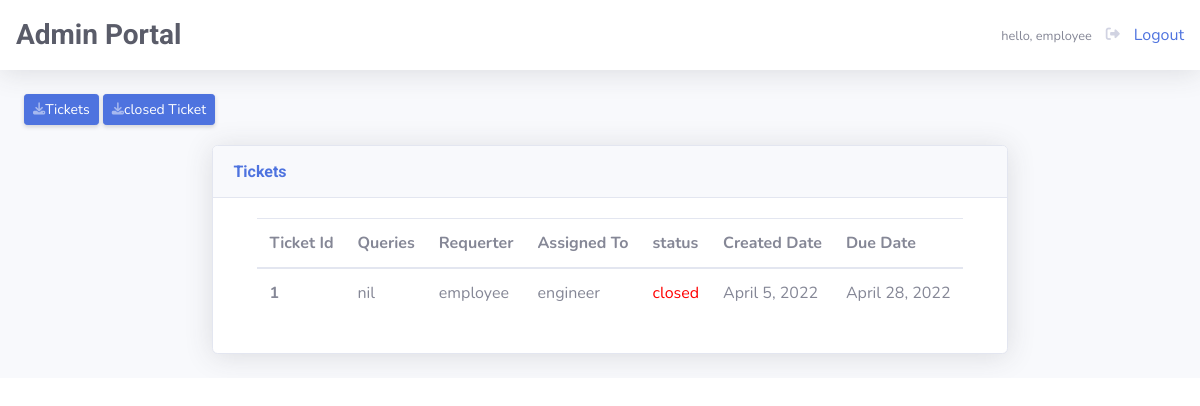
The page /adminclosed/ (signed in) on the database its author committed.
### tickets/models.py (models this page shows, shortened)
class User(AbstractUser):
    userId = models.CharField(max_length=300)
    email = models.EmailField(max_length=5000, unique=True)
    mobNo = models.CharField(max_length=13)
    address = models.TextField(max_length=2000)
    designation = models.CharField(max_length=200)
    date_joined = models.DateTimeField(auto_now_add=True)
    last_login = models.DateTimeField(null=True)
    is_superadmin=models.BooleanField('is superadmin', default=False)
    is_admin=models.BooleanField('is admin', default=False)
    is_engineer=models.BooleanField('is engineer', default=False)
    is_employee=models.BooleanField('is employee', default=False)

class Tickets(models.Model):
    Id=models.IntegerField(primary_key=True)
    username=models.CharField(max_length=100, blank=True, null=True)
    category=models.CharField(max_length=100, blank=True, null=True)
    location=models.CharField(max_length=100, blank=True, null=True)
    subfactory=models.CharField(max_length=100, blank=True, null=True)
    item=models.CharField(max_length=100, blank=True, null=True)
    queries=models.CharField(max_length=1000, blank=True, null=True)
    Description=models.TextField(max_length=1000, blank=True, null=True)
    mobileNo=models.CharField(max_length=13, blank=True, null=True)
    mail=models.CharField(max_length=1000, blank=True, null=True)
    engmobileNo=models.CharField(max_length=13, blank=True, null=True)
    engmail=models.CharField(max_length=1000, blank=True, null=True)
    priority=models.CharField(max_length=50, blank=True, null=True)
    status=models.CharField(max_length=50,blank=True, null=True)
    assigned=models.CharField(max_length=100,blank=True, null=True)
    assigned_date = models.DateField(blank=True, null=True)
    due_date=models.DateField(blank=True, null=True)
    uploadFile=models.FileField(blank=True, null=True)

### tickets/views.py (the view)
# urls.py: path('adminclosed/', views.adminclosed, name='adminclosed'),
@login_required(login_url='login')
def adminclosed(request):
    if request.user.is_authenticated:
        if request.user.is_authenticated:
            ticket=Tickets.objects.all()
            p=Paginator(Tickets.objects.all(), 10)
            page=request.GET.get('page')
            tickets=p.get_page(page)
        return render(request, 'adminclosed.html',{"ticket": ticket, "tickets":tickets})
    else:
        return render(request, 'login.html', {})

### templates/adminclosed.html (shortened to what this page needs)
{% extends 'adminbasic.html' %}
{% block content %}
<div class="col-12 d-flex justify-content-center">
<div class="card shadow mb-4">
  <div class="card-header py-3">
      <h6 class="m-0 font-weight-bold text-primary">Tickets</h6>
  </div>
  <div class="card-body">
<div class="container">
    <table class="table table-hover">
        <thead>
          <tr>
            <th scope="col">Ticket Id</th>
            <th scope="col">Queries</th>
            <th scope="col">Requerter</th>
            <th scope="col">Assigned To</th>
            <th scope="col">status</th>
            <th scope="col">Created Date</th>
            <th scope="col">Due Date</th>
          </tr>
        </thead>
        <tbody>
            {% for statuse in tickets %}
            {% if statuse.status == "closed" %}
          <tr>
            <th scope="row"> {{ statuse.Id }} </th>
            <td> {{ statuse.queries }} </td>
            <td> {{ statuse.username }} </td>
            <td> {{ statuse.assigned }} </td>
            <td style="color:red;"> {{ statuse.status }} </td>
            <td> {{ statuse.assigned_date }} </td>
            <td> {{ statuse.due_date }} </td>
        </tr>
          {% endif %}
          {% endfor %}
        </tbody>
      </table>
</div>
</div>
</div>
</div>
   {% endblock %}

### templates/adminbasic.html (shortened to what this page needs)
<!DOCTYPE html>
{% load static %}
<html lang="en">
<head>
    <link rel="stylesheet" href="{% static 'fonts/icomoon/style.css' %}">
    <link rel="stylesheet" href="{% static 'css/owl.carousel.min.css' %}">
    <link rel="stylesheet" href="{% static 'css/bootstrap.min.css' %}">
    <link rel="stylesheet" href="{% static 'css/style.css' %}">
    <link href="vendor/fontawesome-free/css/all.min.css" rel="stylesheet" type="text/css">
    <link href="css/sb-admin-2.min.css" rel="stylesheet">
</head>
<body id="page-top">
    <div id="wrapper">
        <div id="content-wrapper" class="d-flex flex-column">
            <div id="content">
                <nav class="navbar navbar-expand navbar-light bg-white topbar mb-4 static-top shadow">
                  <h1 class="h3 mb-0 text-gray-800" style="color:#38d39f;"><b>Admin Portal</b></h1>
                    <ul class="navbar-nav ml-auto">
                        {% if user.is_authenticated %}
                        <li class="nav-item dropdown no-arrow">
                            <a class="" href="#" id="userDropdown" role="button"
                                data-toggle="dropdown" aria-haspopup="true" aria-expanded="false">
                                <span class="mr-2 d-none d-lg-inline text-gray-600 small">hello, {{ user.username }}</span>
                            </a>
                            <a class="" href="{% url 'logout' %}" data-toggle="modal" data-target="#logoutModal">
                                <i class="fas fa-sign-out-alt fa-sm fa-fw mr-2 text-gray-400"></i>
                                Logout
                            </a>
                            {% endif %}
                        </li>
                    </ul>
                </nav>
                <div class="container-fluid">
                    <div style="padding-bottom:10px;">
                        <a href="{% url 'admin' %}" class="d-none d-sm-inline-block btn btn-sm btn-primary shadow-sm">Tickets</a>
                        <a href="{% url 'adminclosed' %}" class="d-none d-sm-inline-block btn btn-sm btn-primary shadow-sm">closed Ticket</a>
                    </div>
            </div>
                    <div class="row" style="padding-left:20px; padding-top:10px;">
                            {% if user.is_authenticated %}
                                    {% block content %}
                                    {% endblock content %}
                                {% else %}
                                <p>login here : <a href="/login"></a></p>
                            {% endif %}
                        </div>
                    </div>
                </body>
</html>

### static/css/style.css (style rules this page uses)
body { font-family: "Roboto", sans-serif; background-color: #f8fafb; }
h1, h2, h3, h4, h5, h6, .h1, .h2, .h3, .h4, .h5, .h6 { font-family: "Roboto", sans-serif; }
a { -webkit-transition: .3s all ease; -o-transition: .3s all ease; transition: .3s all ease; }

### rows shown on the page
User: username "employee"
Tickets: Id "1", queries "nil", username "employee", assigned "engineer", status "closed", assigned_date "April 5, 2022", due_date "April 28, 2022"
